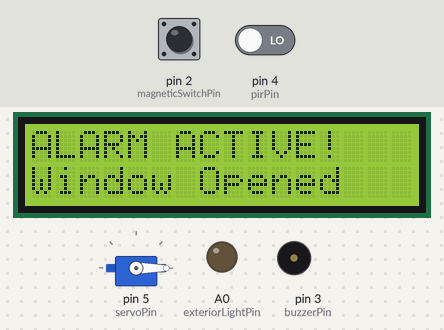
Bench run of a sketch on a simulated Arduino Uno, built with avr-gcc and run on an emulated ATmega328P. Parts: servo, 16×2 character LCD, output pins drawn as LEDs (lit = HIGH), buzzer (waves = sounding, pin HIGH). Inputs (shaded band) come from the test bench; at power-on: pin 2 (magneticSwitchPin) HIGH, pin 4 (pirPin) LOW. What the sketch prints to the serial monitor is not drawn.

Above: at 2.7 s.
2.8 s: pin 2 (magneticSwitchPin) pulled LOW for 3.2 s
At 4.2 s:
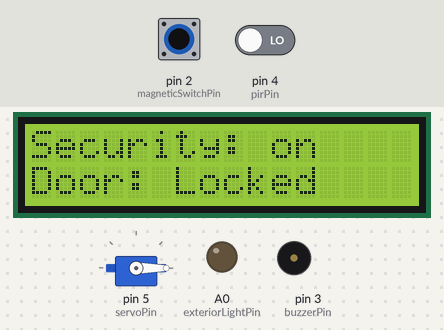
6.6 s: pin 4 (pirPin) driven HIGH
At 6.89 s:
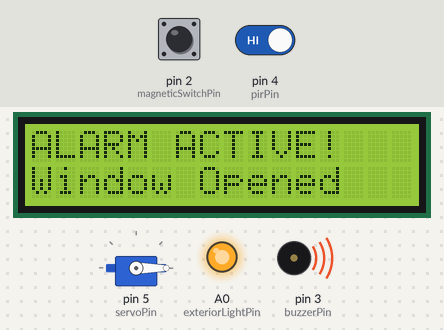
8.6 s: pin 2 (magneticSwitchPin) pulled LOW for 0.15 s
At 8.71 s:
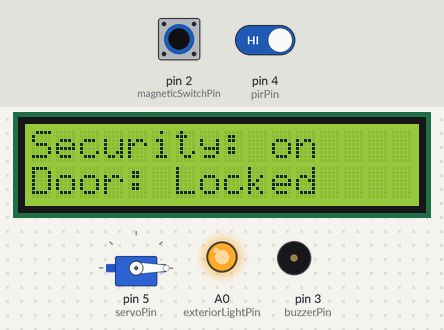
9.3 s: pin 4 (pirPin) driven LOW
Timing chart, 0 to 11.8 s (numbered marks = the images above; inputs shaded):
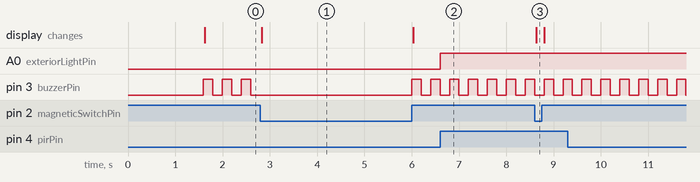

Measured:
- after the input at 2.8 s, the display: changes at once (image 1)
- after the input at 6.6 s, A0 (exteriorLightPin): LOW → HIGH at once
- after the input at 8.6 s, the display: changes at once (image 3)

The sketch:

security_system.ino
```cpp
#include <Wire.h>
#include <LiquidCrystal_I2C.h>
#include <Keypad.h>
#include <Servo.h>

LiquidCrystal_I2C lcd(0x27, 16, 2);
Servo doorServo;

// --- Pin Definitions ---
const int magneticSwitchPin = 2;  // Magnetic switch (between D2 and GND)
const int buzzerPin         = 3;  // Active Buzzer (+ to D3, - to GND)
const int pirPin            = 4;  // PIR Sensor
const int servoPin          = 5;  // Servo Motor
const int exteriorLightPin  = A0; // Exterior motion LED

// --- Keypad Setup ---
const byte ROWS = 4;
const byte COLS = 4;
char keys[ROWS][COLS] = {
  {'1','2','3','A'},
  {'4','5','6','B'},
  {'7','8','9','C'},
  {'*','0','#','D'}
};
byte rowPins[ROWS] = {13, 12, 11, 10};
byte colPins[COLS] = {9, 8, 7, 6};
Keypad keypad = Keypad(makeKeymap(keys), rowPins, colPins, ROWS, COLS);

// --- Passcodes & States ---
String doorPasscode = "1234";
String secPasscode  = "9999";
String enteredCode  = "";
bool securityArmed  = true;

// --- Buzzer Beeping Timer Variables ---
unsigned long lastBeepTime = 0;
bool buzzerState = LOW;
const unsigned long BEEP_INTERVAL_MS = 200; // Speed of beeping (200ms ON, 200ms OFF)

// --- Improved PIR Hold Logic ---
bool lastPirState = LOW;
unsigned long pirWentLowTime = 0;
bool keepLightOn = false;
const unsigned long BLIND_GAP_BRIDGE_MS = 5000;

// Non-blocking timers for Door and LCD messages
bool doorIsOpen = false;
unsigned long doorOpenTime = 0;

bool showingTempMsg = false;
unsigned long tempMsgEndTime = 0;
String tempMsgL1 = "";
String tempMsgL2 = "";

String lastL1 = "";
String lastL2 = "";

void setup() {
  Serial.begin(9600);
  Serial.println("Basel - Mechatronics System Integration Lab 5 Ex 1");
  pinMode(magneticSwitchPin, INPUT_PULLUP);
  pinMode(pirPin, INPUT);
  pinMode(buzzerPin, OUTPUT);
  pinMode(exteriorLightPin, OUTPUT);

  doorServo.attach(servoPin);
  doorServo.write(0);

  lcd.init();
  lcd.backlight();
  lcd.setCursor(0, 0);
  lcd.print("Basel - Sec Sys");
  lcd.setCursor(0, 1);
  lcd.print("System Ready");
  delay(1500);
  lcd.clear();
}

void loop() {
  // 1. Magnetic Switch & Beeping Active Buzzer
  bool windowOpen = (digitalRead(magneticSwitchPin) == HIGH);
  if (securityArmed && windowOpen) {
    // Toggle buzzer ON and OFF every 200ms without blocking the keypad
    if (millis() - lastBeepTime >= BEEP_INTERVAL_MS) {
      lastBeepTime = millis();
      buzzerState = !buzzerState;
      digitalWrite(buzzerPin, buzzerState);
    }
  } else {
    buzzerState = LOW;
    digitalWrite(buzzerPin, LOW); // Ensure buzzer is completely OFF when safe
  }

  // 2. PIR Motion Sensor -> Exterior Light
  bool currentPir = digitalRead(pirPin);

  if (currentPir != lastPirState) {
    Serial.print("PIR PIN changed to: ");
    Serial.println(currentPir == HIGH ? "HIGH (Motion)" : "LOW (Sensor Resetting)");
    if (currentPir == LOW) {
      pirWentLowTime = millis();
    }
    lastPirState = currentPir;
  }

  if (currentPir == HIGH) {
    keepLightOn = true;
  } else if (keepLightOn && (millis() - pirWentLowTime >= BLIND_GAP_BRIDGE_MS)) {
    keepLightOn = false;
  }

  if (securityArmed && keepLightOn) {
    digitalWrite(exteriorLightPin, HIGH);
  } else {
    digitalWrite(exteriorLightPin, LOW);
  }

  // 3. Non-Blocking Door Auto-Close Timer (3 seconds)
  if (doorIsOpen && (millis() - doorOpenTime >= 3000)) {
    doorServo.write(0);
    doorIsOpen = false;
    showTempMessage("Door Locked", "", 1000);
  }

  // 4. Keypad Logic
  char key = keypad.getKey();
  if (key) {
    if (key == '*') {
      enteredCode = "";
      showTempMessage("Code Cleared", "", 1000);
    }
    else if (key == '#') {
      if (enteredCode == doorPasscode) {
        doorServo.write(90);
        doorIsOpen = true;
        doorOpenTime = millis();
        showTempMessage("Door Unlocked", "Opening...", 3000);
      }
      else if (enteredCode == secPasscode) {
        securityArmed = !securityArmed;
        showTempMessage("Security Mode:", securityArmed ? "on" : "off", 1500);
      }
      else {
        showTempMessage("Wrong Code!", "Try Again", 1500);
      }
      enteredCode = "";
    }
    else {
      showingTempMsg = false;
      enteredCode += key;
    }
  }

  // 5. Live LCD Update
  if (showingTempMsg && millis() >= tempMsgEndTime) {
    showingTempMsg = false;
  }

  String l1 = "";
  String l2 = "";

  if (securityArmed && windowOpen) {
    l1 = "ALARM ACTIVE!";
    l2 = "Window Opened";
  } else if (showingTempMsg) {
    l1 = tempMsgL1;
    l2 = tempMsgL2;
  } else {
    l1 = securityArmed ? "Security: on" : "Security: off";
    if (enteredCode.length() > 0) {
      for (unsigned int i = 0; i < enteredCode.length() && i < 16; i++) {
        l2 += "*";
      }
    } else {
      l2 = doorIsOpen ? "Door: Open" : "Door: Locked";
    }
  }

  updateLCDNoFlicker(l1, l2);
}

void showTempMessage(String l1, String l2, unsigned long durationMs) {
  tempMsgL1 = l1;
  tempMsgL2 = l2;
  showingTempMsg = true;
  tempMsgEndTime = millis() + durationMs;
}

void updateLCDNoFlicker(String l1, String l2) {
  while (l1.length() < 16) l1 += " ";
  while (l2.length() < 16) l2 += " ";
  l1 = l1.substring(0, 16);
  l2 = l2.substring(0, 16);

  if (l1 != lastL1 || l2 != lastL2) {
    lcd.setCursor(0, 0);
    lcd.print(l1);
    lcd.setCursor(0, 1);
    lcd.print(l2);
    lastL1 = l1;
    lastL2 = l2;
  }
}
```
